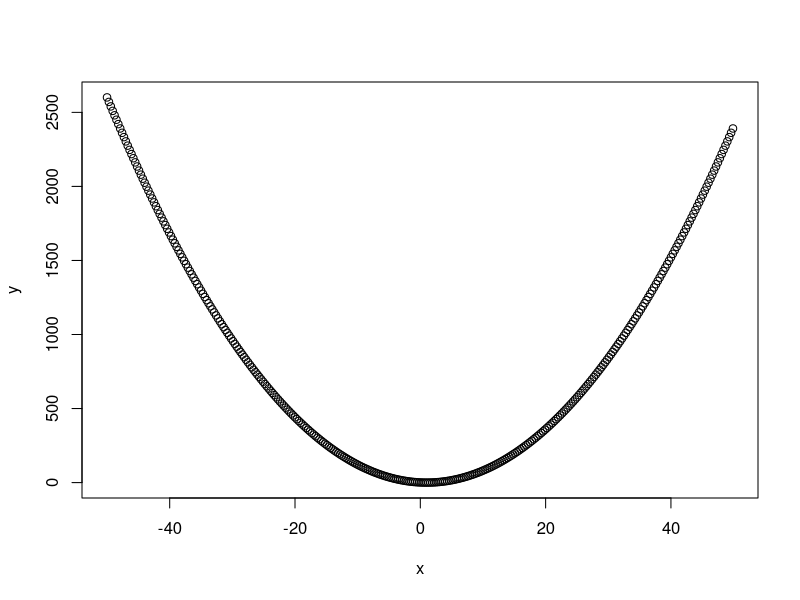
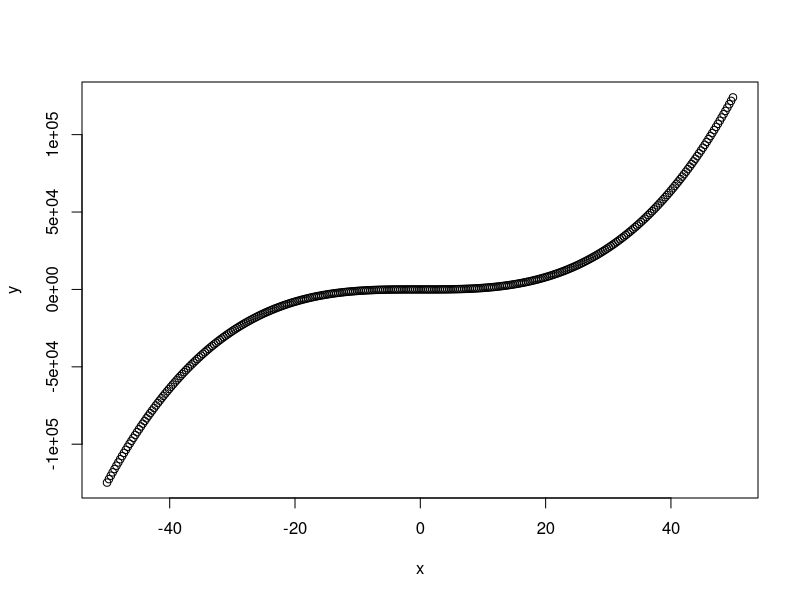

R code for these plots, in order:
calculaFY <- function (x)
{
  y <- x^2 - 2*x + 1
  return(y)
}

calculaGY <- function (x)
{
  y <- x^3 - 4*x + 5
  return(y)
}

calculaY <- function(inicial, final, intervalo, operacao)
{
  cont <- 0  
  soma <- 0
  media <- NULL
  
  x <- seq(inicial, final, intervalo)
  y <- rep(0, length(x))
  
  if (toupper(operacao) == "F")
  {
    for (valorX in x)
    {
      cont <- cont + 1
      y [cont] <- calculaFY(valorX)
      soma <- soma + y [cont]
    }
    media <- soma / length(y)
    plot(x, y)    
  }
  else if (toupper(operacao) == "G")
  {
    for (valorX in x)
    {
      cont <- cont + 1
      y [cont] <- calculaGY(valorX)
      soma <- soma + y [cont]
    }
    media <- soma / length(y)
    plot(x, y)    
  }
  
  return(media)
}

#variáveis
valor.inicial <- -50
valor.final <- 50
valor.intervalo <- 0.3
tipo.operacao <- ""
valor.media <- NULL

#inicio

tipo.operacao = "A"
valor.media <- calculaY(valor.inicial, valor.final, valor.intervalo, tipo.operacao)
print(valor.media)

tipo.operacao = "F"
valor.media <- calculaY(valor.inicial, valor.final, valor.intervalo, tipo.operacao)
print(valor.media)

tipo.operacao = "G"
valor.media <- calculaY(valor.inicial, valor.final, valor.intervalo, tipo.operacao)
print(valor.media)
#fim